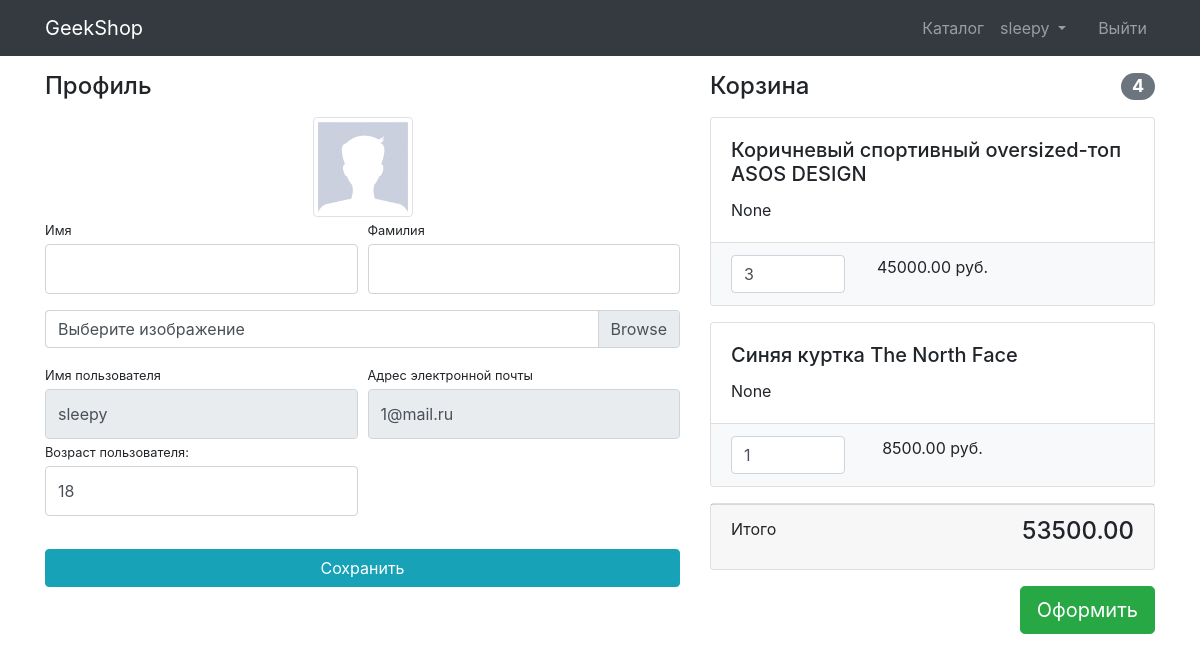
Before: /users/profile/ (signed in) with the older database file.
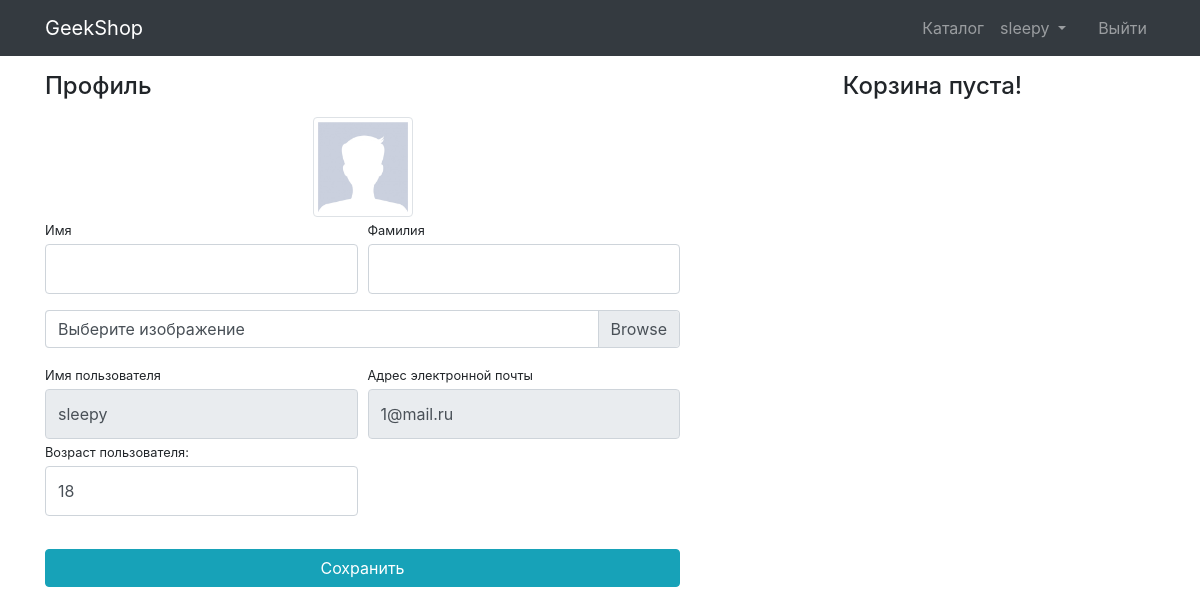
After: the same page with the newer database file.
### basketsapp/models.py (models this page shows, shortened)
class Basket(models.Model):
    objects = BasketQuerySet.as_manager()
    user = models.ForeignKey(User, on_delete=models.CASCADE)
    product = models.ForeignKey(Product, on_delete=models.CASCADE)
    quantity = models.PositiveIntegerField(default=0)
    created_timestamp = models.DateTimeField(auto_now_add=True)
    def sum(self):
        return self.quantity * self.product.price
    @property
    def baskets(self):
        return Basket.objects.filter(user=self.user)
    def total_quantity(self):
        return sum(basket.quantity for basket in self.baskets)
    def total_sum(self):
        return sum(basket.sum() for basket in self.baskets)

### users/models.py (models this page shows, shortened)
class User(AbstractUser):
    image = models.ImageField(upload_to="users_images", blank=True)
    age = models.PositiveIntegerField(default=18, verbose_name="Возраст")
    language = models.CharField(
        max_length=3, verbose_name='язык пользователя', default='ENG')
    activation_key = models.CharField(max_length=128, blank=True,)
    activation_key_expires = models.DateTimeField(
        auto_now_add=True, blank=True)

### productsapp/models.py (models this page shows, shortened)
class Product(models.Model):
    name = models.CharField(max_length=256)
    image = models.ImageField(upload_to='product_images', blank=True)
    description = models.TextField(blank=True, null=True)
    price = models.DecimalField(max_digits=8, decimal_places=2, default=0)
    quantity = models.PositiveIntegerField(default=0)
    category = models.ForeignKey(ProductCategory, on_delete=models.CASCADE)

### users/views.py (the view)
# urls.py: path('profile/', profile, name="profile"),
@login_required
def profile(request):
    if request.method == 'POST':
        form = UserProfileForm(instance=request.user,
                               data=request.POST, files=request.FILES)
        profile = UserProfileEditForm(
            data=request.POST, instance=request.user.userprofile)
        if form.is_valid() and profile.is_valid():
            form.save()
            return HttpResponseRedirect(reverse('users:profile'))
    else:
        form = UserProfileForm(instance=request.user)
        profile = UserProfileEditForm(
            data=request.POST, instance=request.user.userprofile)
    context = {'title': 'GeekShop - ЛК',
               'form': form,
               'profile_form': profile,
               'baskets': Basket.objects.filter(user=request.user),
               }
    return render(request, 'users/profile.html', context)

### users/forms.py
class UserProfileForm(UserChangeForm):
    username = forms.CharField(
        widget=forms.TextInput(
            attrs={
                "class": "form-control py-4",
                "readonly": True,
            }
        )
    )
    age = forms.CharField(
        widget=forms.TextInput(
            attrs={
                "class": "form-control py-4",
            }
        )
    )
    email = forms.CharField(
        widget=forms.EmailInput(
            attrs={
                "class": "form-control py-4",
                "readonly": True,
            }
        )
    )
    first_name = forms.CharField(
        widget=forms.TextInput(
            attrs={
                "class": "form-control py-4",
            }
        )
    )
    last_name = forms.CharField(
        widget=forms.TextInput(
            attrs={
                "class": "form-control py-4",
            }
        )
    )
    image = forms.ImageField(
        widget=forms.FileInput(
            attrs={"class": "custom-file-label"},
        ),
        required=False,
    )
    class Meta:
        model = User
        fields = ("first_name", "last_name", "image",
                  "username", "email", "age")

### users/templates/users/profile.html (shortened to what this page needs)
{% extends 'products/base.html' %}
{% load static %}
{% block css %}
    <link href="{% static 'css/profile.css' %}" rel="stylesheet">
{% endblock %}
{% block content %}
    <div class="container">
        <div class="row">
            <div class="col-lg-7">
                <h4 class="mt-3 mb-3">Профиль</h4>
                <div class="col-lg-12 text-center">
                    <img width="100" height="100"
                         src="{% if user.image %}{{ user.image.url }}{% else %}{% static 'vendor\img\users/default_avatar.jpg' %}{% endif %}"
                         class="img-thumbnail">
                </div>
                <form action="{% url 'users:profile' %}" method="post" enctype="multipart/form-data">
                    <div class="form-row">
                        <div class="col-lg-6">
                            <div class="form-group">
                                <label class="small mb-1" for="{{ form.first_name.id_for_label }}">Имя</label>
                                {{ form.first_name }}
                            </div>
                        </div>
                        <div class="col-lg-6">
                            <div class="form-group">
                                <label class="small mb-1" for="{{ form.last_name.id_for_label }}">Фамилия</label>
                                {{ form.last_name }}
                            </div>
                        </div>
                    </div>
                    <div class="form-row mb-2">
                        <div class="col-lg-12">
                            <div class="custom-file">
                                <label class="custom-file-label" for="{{ form.image.id_for_label }}">Выберите изображение</label>
                            </div>
                        </div>
                    </div>
                    <div class="form-row">
                        <div class="col-lg-6">
                            <label class="small mb-1" for="{{ form.username.id_for_label }}">Имя пользователя</label>
                            {{ form.username }}
                        </div>
                        <div class="col-lg-6">
                            <label class="small mb-1" for="{{ form.email.id_for_label }}">Адрес электронной
                                почты</label>
                            {{ form.email }}
                        </div>
                        <div class="col-lg-6">
                            <label class="small mb-1" for="{{ form.age.id_for_label }}">Возраст пользователя:</label>
                            {{ form.age }}
                        </div>
                    </div>
                    <div class="form-row">
                        <div class="col-lg-12" style="margin-top: 33px;">
                            <input class="btn btn-info btn-block" type="submit" value="Сохранить">
                        </div>
                    </div>
                </form>
            </div>
            <div class="col-lg-5">
                {% include 'baskets/basket.html' %}
            </div>
        </div>
    </div>
{% endblock %}

### basketsapp/templates/baskets/basket.html (shortened to what this page needs)
{% extends 'products/base.html' %}
{% load static %}
{% block content %}
<div class="basket_list">
    {% if baskets %}
    <h4 class="mt-3 mb-3 d-flex justify-content-between align-items-center mb-3">
        Корзина <span class="badge badge-secondary badge-pill">{{ baskets.0.total_quantity }}</span>
    </h4>
    {% for basket in baskets %}
    <div class="card mb-3">
        <div class="card-body">
            <h5 class="card-title">{{ basket.product.name }}</h5>
            <p class="card-text">{{ basket.product.description }}</p>
        </div>
        <ul class="list-group list-group-flush">
            <li class="list-group-item bg-light">
                <div class="row text-center">
                    <div class="col-lg-4">
                        <input name="{{ basket.id }}" type="number" class="form-control" value="{{ basket.quantity }}"
                            min="0">
                    </div>
                    <div class="col-lg-4">{{ basket.sum }} руб.</div>
                    <div class="col-lg-4">
                    </div>
                </div>
            </li>
        </ul>
    </div>
    {% endfor %}
    <div class="card mb-3">
        <div class="card-footer">
            <p class="float-left">Итого</p>
            <h4 class="float-right">{{ baskets.0.total_sum }}</h4>
        </div>
    </div>
    <button type="button" class="btn btn-success btn-lg float-right">Оформить</button>
    {% else %}
    <h4 class="mt-3 mb-3 mb-3 text-center">
        Корзина пуста!
    </h4>
    {% endif %}
</div>
{% endblock %}

Changed rows visible on the page:
removed Basket: user+quantity "4", product.name "Коричневый спортивный oversized-топ ASOS DESIGN", product.description "None", quantity "3", sum "45000.00", user+quantity+product "53500.00"
removed Basket: product.name "Синяя куртка The North Face", product.description "None", quantity "1", sum "8500.00"
Other visible differences:
text no longer shown: "Корзина Итого Оформить"
text now shown: "Корзина пуста!"
